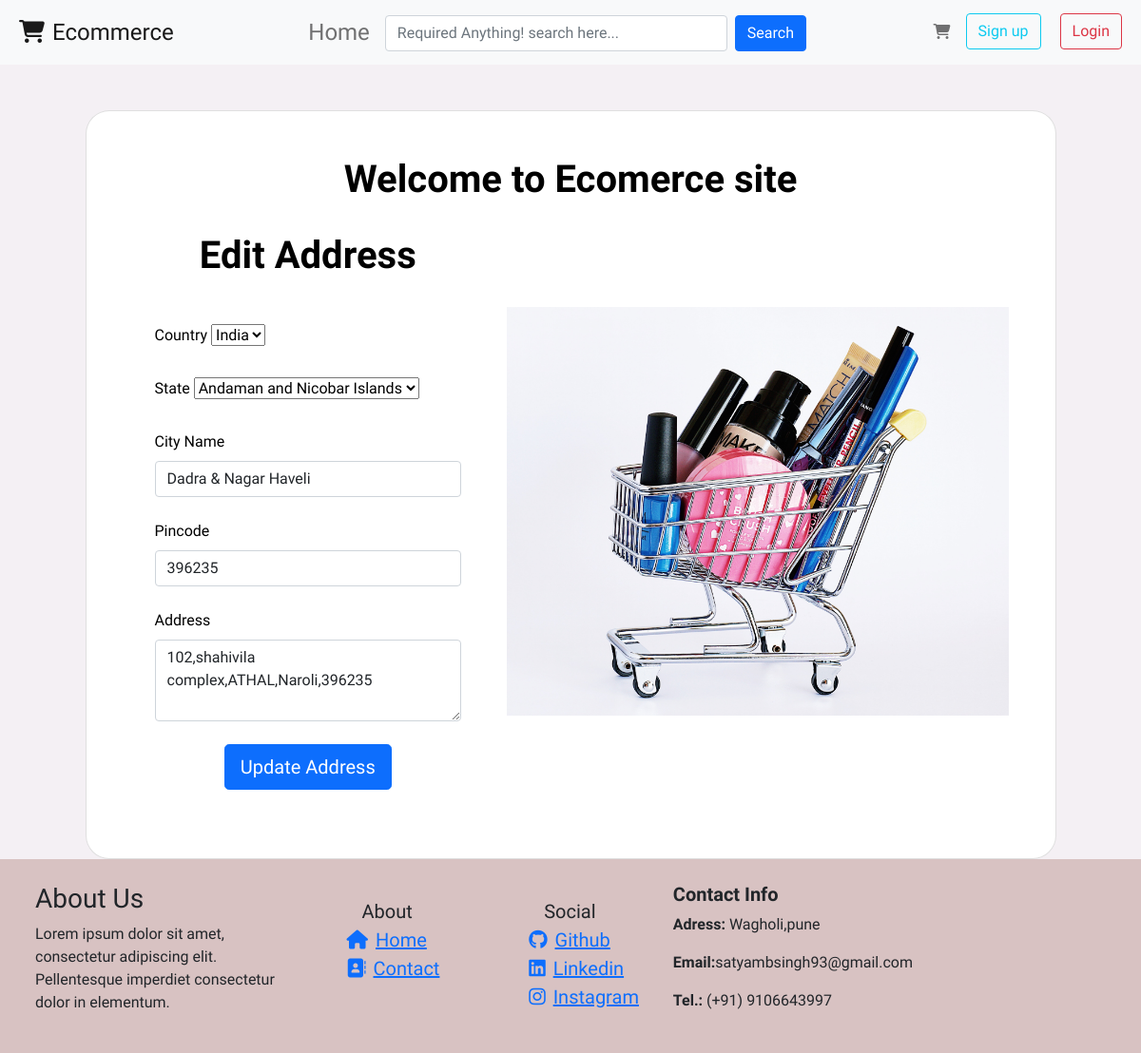
/products/EditAddress/4, run on the app's committed database.
### Products/models.py (models this page shows, shortened)
class Address(models.Model):
    user = models.ForeignKey(User,on_delete=models.CASCADE)
    pincode = models.CharField(max_length=50,blank=True)
    city = models.CharField(max_length=100,blank=True)
    state = models.CharField(max_length=100,blank=True)
    country = models.CharField(max_length=100,blank=True)
    address = models.CharField(max_length=500,blank=True)

### Products/views.py (the view)
# urls.py: path('EditAddress/<int:id>',EditAddress,name='editaddress'),    #these will edit the old address
def EditAddress(request,id=None):
    if request.method == "POST":
        if id:
            data = Address.objects.get(pk=id)
            form = EditAddressForm(request.POST,instance=data)
        else :
            form = EditAddressForm(request.POST)
        if form.is_valid():
            instance = form.save(commit=False)
            instance.user = request.user
            instance.save()
            messages.success(request,"Successfully added Address")
            return HttpResponseRedirect('/auth/profile')
    else :
        if id:
            data = Address.objects.get(pk=id)
            form = EditAddressForm(instance=data)
        else :
            form = EditAddressForm()
    try:
        usercart = OrderItem.objects.filter(user=request.user,isordered=False).count()
    except:
        usercart = 0
    context = {
        'form':form,
        'cartcount':usercart
    }
    return render(request,'Users/editaddress.html',context)

### Products/forms.py
class EditAddressForm(forms.ModelForm):
    pincode = forms.CharField(label_suffix=' ',label='Pincode',widget=forms.TextInput(attrs={'class':'form-control'}))
    city = forms.CharField(label_suffix=' ',label='City Name',widget=forms.TextInput(attrs={'class':'form-control'}))
    state = forms.ChoiceField(label_suffix=' ',label='State',choices=STATE_CHOICES)
    country = forms.ChoiceField(label_suffix=' ',label='Country',choices=COUNTRY)
    address=forms.CharField(label='Address',label_suffix=' ',widget=forms.Textarea(attrs={'class':'form-control','rows':3}))
    field_order=['country','state','city','pincode','address']
    class Meta:
        model = Address
        fields=['pincode','city','state','country','address']

### templates/Users/editaddress.html (shortened to what this page needs)
{% extends 'base.html' %}
{% load static %}
{% block content %}
    <div class="container mt-5 bg-grey">
    <div class="row d-flex justify-content-center align-items-center h-100">
      <div class="col-lg-12 col-xl-11">
        <div class="card text-black" style="border-radius: 25px;">
          <div class="card-body p-md-5">
            <div class="row justify-content-center">
                <h1 class="text-center fw-bold">Welcome to Ecomerce site </h1>
              <div class="col-md-10 col-lg-6 col-xl-5 order-2 order-lg-1">
                <p class="text-center h1 fw-bold mb-5 mx-1 mx-md-4 mt-4">Edit Address</p>
                <form class="mx-1 mx-md-4" method="post">
                    {% for form in form %}
                    <div class="d-flex flex-row align-items-center mb-4">
                        <div class="form-outline flex-fill mb-0">
                        <label class="form-label" for="form3Example1c">{{form.label_tag}}</label>
                        {{form}}
                        </div>
                    </div>
                  {% endfor %}
                  <div class="d-flex justify-content-center mx-4 mb-3 mb-lg-4">
                    <button type="submit" class="btn btn-primary btn-lg">Update Address</button>
                  </div>
                </form>
              </div>
              <div class="col-md-10 col-lg-6 col-xl-7 d-flex align-items-center order-1 order-lg-2">
                <img src="{% static 'images/shoping.jpg' %}" class="img-fluid" alt="Sample image">
              </div>
            </div>
          </div>
        </div>
      </div>
    </div>
  </div>
{% endblock content %}

### static/css/basic.css (style rules this page uses)
body { font-family: "Baloo Bhai 2", cursive; }

### data on the page
Address: form "India" "Andaman and Nicobar Islands" "Dadra & Nagar Haveli" "396235" "102,shahivila complex,ATHAL,Naroli,396235"
